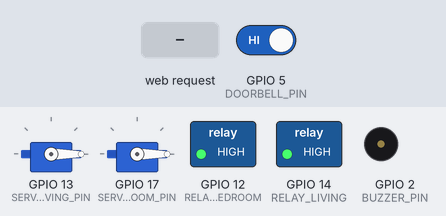
This program was run on a simulated ESP32. Shown: 2 × servo, switched loads named in the program (green lamp = pin HIGH), buzzer (waves = sounding). The inputs (shaded band) are chosen by the test bench; at power-on: GPIO 5 (DOORBELL_PIN) HIGH. WiFi joins after 1.5 s; servers stay silent unless stated; storage starts empty; what the program prints to the serial monitor is not drawn.

Above: at 3.7 s.
3.8 s: GPIO 5 (DOORBELL_PIN) driven LOW
At 4.05 s:
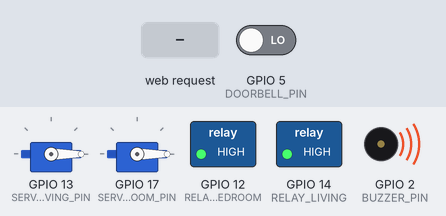
6.8 s: HTTP request GET /living_window_close received
9.8 s: HTTP request GET /living_on received
At 10.76 s:
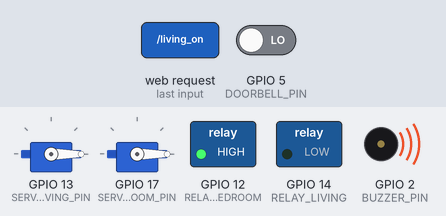
12.8 s: HTTP request GET /bedroom_on received
At 13.76 s:
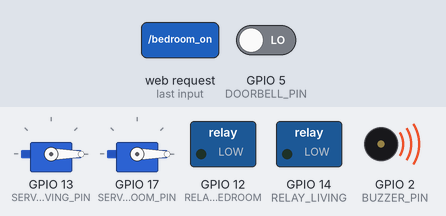
15.8 s: HTTP request GET /living_off received
At 16.76 s:
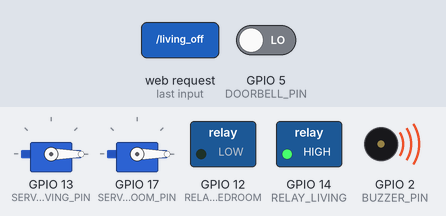
18.8 s: HTTP request GET /living_window_open received
At 22.48 s:
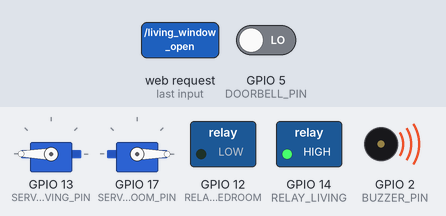
Timing chart, 0 to 22.8 s (numbered marks = the images above; inputs shaded):
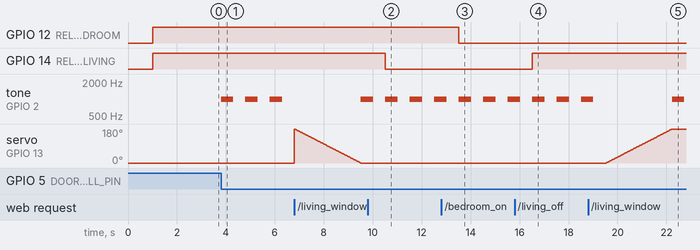

Measured:
- after the input at 3.8 s, tone on GPIO 2 (BUZZER_PIN): alternates 1000 Hz for 0.50 s and silent for 0.50 s, starting at once
- after the input at 9.8 s, GPIO 14 (RELAY_LIVING): HIGH → LOW after 0.72 s
- after the input at 12.8 s, GPIO 12 (RELAY_BEDROOM): HIGH → LOW after 0.72 s
- after the input at 15.8 s, GPIO 14 (RELAY_LIVING): LOW → HIGH after 0.72 s
- after the input at 18.8 s, servo on GPIO 13 (SERVO_LIVING_PIN): moves from 0° to 180° over 2.7 s, starting after 0.73 s

The program:

main.cpp
```cpp
#include <Arduino.h>
#include <WiFi.h>
#include <ESP32Servo.h>
#include <WebServer.h>
#include <FS.h>
#include <LittleFS.h>

// ===== WiFi Credentials =====
const char* ssid = "AhliyaStaff";
const char* password = "st@12345";

// ===== Web Server =====
WebServer server(80);

// ===== Pin Definitions =====
const int RELAY_LIVING = 14;
const int RELAY_BEDROOM = 12;
const int BUZZER_PIN = 2;  // D4 (GPIO2)
Servo servoLiving;
Servo servoBedroom;
const int SERVO_LIVING_PIN = 13;
const int SERVO_BEDROOM_PIN = 17;

const int DOORBELL_PIN = 5;

// ===== State Variables =====
bool livingLight = false;
bool bedroomLight = false;
bool livingWindowOpen = false;
bool bedroomWindowOpen = false;
bool doorbellPressed = false;
unsigned long lastDoorbellTime = 0;

// ===== Smooth Servo Movement Functions =====
void openWindowSlow(Servo &servo, int delayMs = 15) {
    for (int angle = 0; angle <= 180; angle++) {
        servo.write(angle);
        delay(delayMs);
    }
}

void closeWindowSlow(Servo &servo, int delayMs = 15) {
    for (int angle = 180; angle >= 0; angle--) {
        servo.write(angle);
        delay(delayMs);
    }
}
void ringDoorbell() {
    // Play a tone at 1000Hz for 500ms
    tone(BUZZER_PIN, 1000);
    delay(500);
    noTone(BUZZER_PIN);
}
// ===== Helper Functions =====
void sendStatus() {
  String json = "{";
  json += "\"livingLight\":" + String(livingLight ? "true" : "false") + ",";
  json += "\"bedroomLight\":" + String(bedroomLight ? "true" : "false") + ",";
  json += "\"livingWindowOpen\":" + String(livingWindowOpen ? "true" : "false") + ",";
  json += "\"bedroomWindowOpen\":" + String(bedroomWindowOpen ? "true" : "false") + ",";
  json += "\"lastDoorbell\":\"" + String(doorbellPressed ? "Just rang!" : "None") + "\"";
  json += "}";
  server.send(200, "application/json", json);
}

// ===== Setup Routes =====
void setupRoutes() {
  // Serve HTML file from LittleFS
  server.on("/", []() {
    File file = LittleFS.open("/index.html", "r");
    if (!file) {
      server.send(500, "text/plain", "Failed to load page");
      return;
    }
    server.streamFile(file, "text/html");
    file.close();
  });

  server.on("/status", sendStatus);

  // *** FIXED: For active-LOW relays (LOW = ON, HIGH = OFF) ***
  server.on("/living_on", []() {
    digitalWrite(RELAY_LIVING, LOW);   // LOW turns relay ON
    livingLight = true;
    server.send(200, "text/plain", "Living light ON");
  });

  server.on("/living_off", []() {
    digitalWrite(RELAY_LIVING, HIGH);  // HIGH turns relay OFF
    livingLight = false;
    server.send(200, "text/plain", "Living light OFF");
  });

  server.on("/bedroom_on", []() {
    digitalWrite(RELAY_BEDROOM, LOW);  // LOW turns relay ON
    bedroomLight = true;
    server.send(200, "text/plain", "Bedroom light ON");
  });

  server.on("/bedroom_off", []() {
    digitalWrite(RELAY_BEDROOM, HIGH); // HIGH turns relay OFF
    bedroomLight = false;
    server.send(200, "text/plain", "Bedroom light OFF");
  });

  server.on("/living_window_open", []() {
    openWindowSlow(servoLiving, 15);
    livingWindowOpen = true;
    server.send(200, "text/plain", "Living window OPEN");
  });

  server.on("/living_window_close", []() {
    closeWindowSlow(servoLiving, 15);
    livingWindowOpen = false;
    server.send(200, "text/plain", "Living window CLOSED");
  });

  server.on("/bedroom_window_close", []() {
    openWindowSlow(servoBedroom, 15);
    bedroomWindowOpen = true;
    server.send(200, "text/plain", "Bedroom window OPEN");
  });

  server.on("/bedroom_window_open", []() {
    closeWindowSlow(servoBedroom, 15);
    bedroomWindowOpen = false;
    server.send(200, "text/plain", "Bedroom window CLOSED");
  });

  server.on("/both_windows_open", []() {
    openWindowSlow(servoLiving, 15);
    openWindowSlow(servoBedroom, 15);
    livingWindowOpen = true;
    bedroomWindowOpen = true;
    server.send(200, "text/plain", "Both windows OPEN");
  });

  server.on("/both_windows_close", []() {
    closeWindowSlow(servoLiving, 15);
    closeWindowSlow(servoBedroom, 15);
    livingWindowOpen = false;
    bedroomWindowOpen = false;
    server.send(200, "text/plain", "Both windows CLOSED");
  });
}

// ===== Initialize LittleFS =====
void initLittleFS() {
  if (!LittleFS.begin(true)) {
    Serial.println("LittleFS mount failed");
    return;
  }
  Serial.println("LittleFS mounted successfully");
}

// ===== Setup =====
void setup() {
  Serial.begin(115200);
  delay(1000);

  // Initialize file system
  initLittleFS();

  // Initialize pins
  pinMode(RELAY_LIVING, OUTPUT);
  pinMode(RELAY_BEDROOM, OUTPUT);
  digitalWrite(RELAY_LIVING, HIGH);   // Start with OFF (HIGH)
  digitalWrite(RELAY_BEDROOM, HIGH);  // Start with OFF (HIGH)

  servoLiving.attach(SERVO_LIVING_PIN);
  servoBedroom.attach(SERVO_BEDROOM_PIN);
  servoLiving.write(0);
  servoBedroom.write(0);

  pinMode(DOORBELL_PIN, INPUT_PULLUP);
  pinMode(BUZZER_PIN, OUTPUT);
  // Connect to WiFi
  Serial.print("Connecting to WiFi");
  WiFi.begin(ssid, password);
  int attempts = 0;
  while (WiFi.status() != WL_CONNECTED && attempts < 30) {
    delay(500);
    Serial.print(".");
    attempts++;
  }
  Serial.println();

  if (WiFi.status() == WL_CONNECTED) {
    Serial.print("✅ WiFi connected! IP: ");
    Serial.println(WiFi.localIP());
  } else {
    Serial.println("❌ WiFi failed — check credentials");
  }

  setupRoutes();
  server.begin();
  Serial.println("HTTP server started");
}

// ===== Main Loop =====
void loop() {
  server.handleClient();

  // Check physical doorbell button
  if (digitalRead(DOORBELL_PIN) == LOW) {
    doorbellPressed = true;
    lastDoorbellTime = millis();
    Serial.println("🔔 DOORBELL PRESSED!");
    ringDoorbell();
    delay(500);
  }

  // Reset doorbell flag after 5 seconds
  if (doorbellPressed && (millis() - lastDoorbellTime > 5000)) {
    doorbellPressed = false;
  }
}
```
